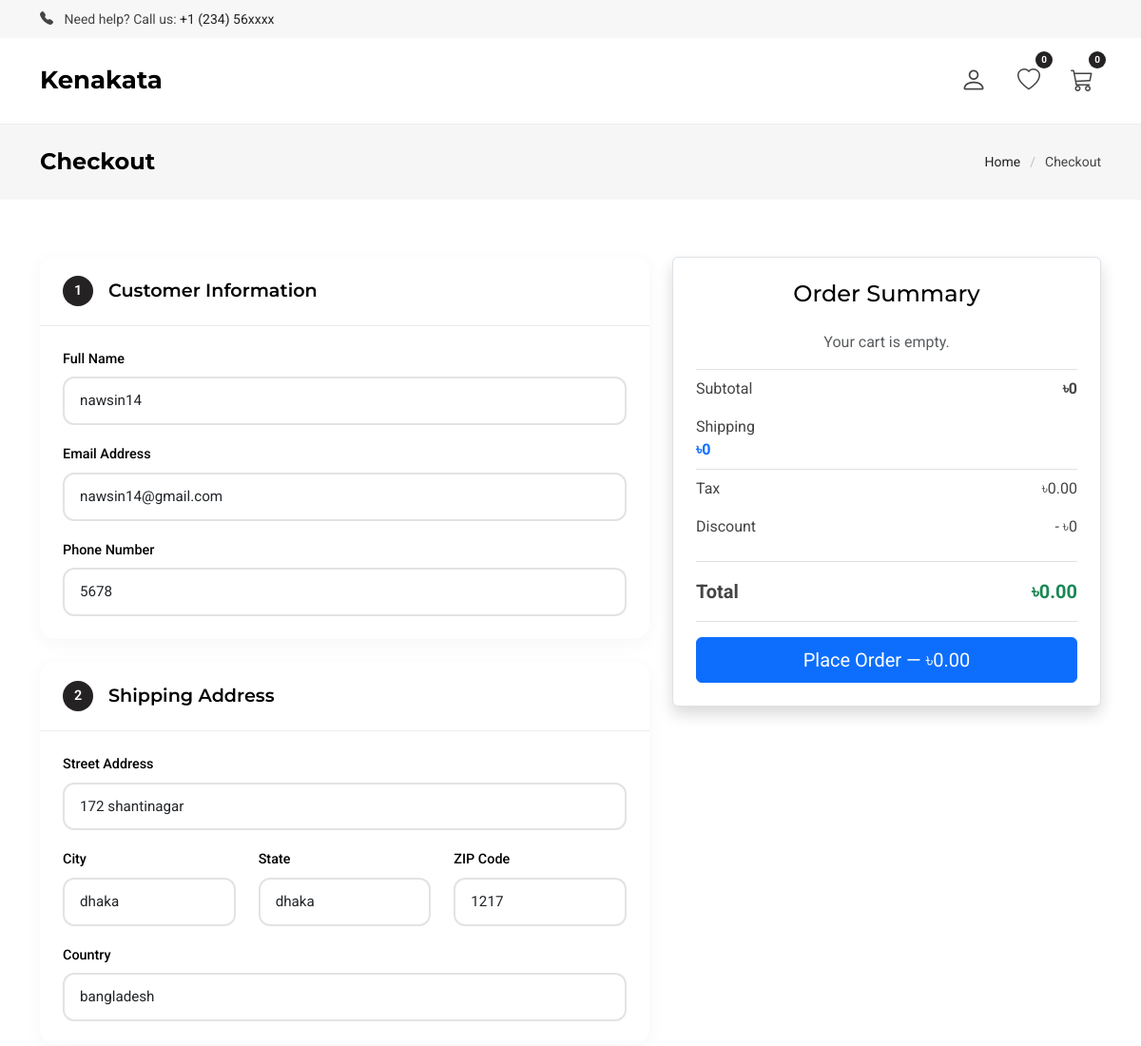
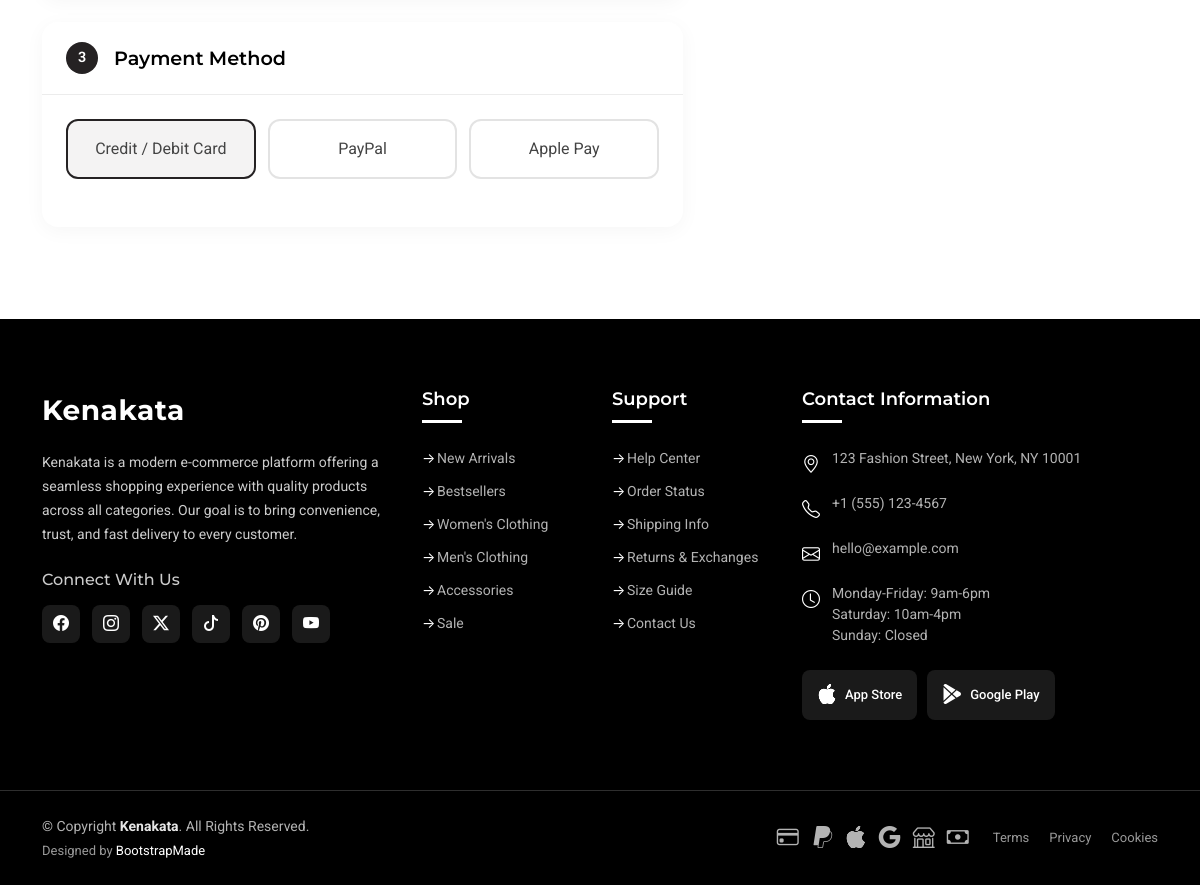
Screenshot of /checkout/ (signed in) with the database file from the repository (2 pictures, top to bottom).
### userauths/models.py (models this page shows, shortened)
class User(AbstractUser):
    email = models.EmailField(unique=True)
    username = models.CharField(max_length=100)
    bio = models.CharField(max_length=300)
    USERNAME_FIELD = "email"
    REQUIRED_FIELDS = ['username']

### core/models.py (models this page shows, shortened)
class Address(models.Model):
        user = models.ForeignKey(User, on_delete=models.CASCADE)
        title = models.CharField(max_length=50)
        address_line = models.TextField()
        city = models.CharField(max_length=100)
        state = models.CharField(max_length=100)
        postal_code = models.CharField(max_length=20)
        country = models.CharField(max_length=100)
        phone = models.CharField(max_length=20)
        is_default = models.BooleanField(default=False)

### userauths/views.py (the view)
# urls.py: path("checkout/", views.checkout, name="checkout"),
@login_required
def checkout(request):
    try:
        cart = Cart.objects.get(user=request.user)
    except Cart.DoesNotExist:
        cart = None
    cart_items = cart.items.all() if cart else []
    subtotal = sum(item.get_total() for item in cart_items)  # subtotal is Decimal
    shipping = Decimal(request.session.get("shipping", 0))
    tax = subtotal * Decimal("0.05")   # FIXED
    discount = Decimal("0")
    grand_total = subtotal + shipping + tax - discount
    default_address = Address.objects.filter(user=request.user, is_default=True).first()
    context = {
        "cart": cart,
        "cart_items": cart_items,
        "subtotal": subtotal,
        "tax": tax,
        "shipping": shipping,
        "discount": discount,
        "grand_total": grand_total,
        "default_address": default_address,
    }
    if request.session.get('buy_now'):
        del request.session['buy_now']
    return render(request, "checkout.html", context)

### core/context_processors.py (called while the page is built)
def cart_item_count(request):
    if request.user.is_authenticated:
        cart, created = Cart.objects.get_or_create(user=request.user)
        count = cart.items.aggregate(total=Sum('quantity'))['total'] or 0
    else:
        count = 0
    return {'cart_item_count': count}

### templates/checkout.html (shortened to what this page needs)
{% extends "partial/base.html" %}
{% load static %}
{% block content %}
<main class="main">
  <div class="page-title light-background">
    <div class="container d-lg-flex justify-content-between align-items-center">
      <h1 class="mb-2 mb-lg-0">Checkout</h1>
      <nav class="breadcrumbs">
        <ol>
          <li><a href="{% url 'home' %}">Home</a></li>
          <li class="current">Checkout</li>
        </ol>
      </nav>
    </div>
  </div>
  <section id="checkout" class="checkout section">
    <div class="container" data-aos="fade-up" data-aos-delay="100">
      <div class="row">
        <div class="col-lg-7">
          <div class="checkout-container" data-aos="fade-up">
            <form method="POST" action="{% url 'place_order' %}" class="checkout-form">
              <div class="checkout-section" id="customer-info">
                <div class="section-header">
                  <div class="section-number">1</div>
                  <h3>Customer Information</h3>
                </div>
                <div class="section-content">
                  <div class="form-group">
                    <label>Full Name</label>
                    <input type="text" class="form-control" value="{{ user.username }}" readonly>
                  </div>
                  <div class="form-group">
                    <label>Email Address</label>
                    <input type="email" class="form-control" value="{{ user.email }}" readonly>
                  </div>
                  {% if default_address %}
                  <div class="form-group">
                    <label>Phone Number</label>
                    <input type="text" class="form-control" value="{{ default_address.phone }}" readonly>
                  </div>
                </div>
              </div>
              <div class="checkout-section" id="shipping-address">
                <div class="section-header">
                  <div class="section-number">2</div>
                  <h3>Shipping Address</h3>
                </div>
                <div class="section-content">
                  <div class="form-group">
                    <label>Street Address</label>
                    <input type="text" class="form-control" value="{{ default_address.address_line }}" readonly>
                  </div>
                  <div class="row">
                    <div class="col-md-4 form-group">
                      <label>City</label>
                      <input type="text" class="form-control" value="{{ default_address.city }}" readonly>
                    </div>
                    <div class="col-md-4 form-group">
                      <label>State</label>
                      <input type="text" class="form-control" value="{{ default_address.state }}" readonly>
                    </div>
                    <div class="col-md-4 form-group">
                      <label>ZIP Code</label>
                      <input type="text" class="form-control" value="{{ default_address.postal_code }}" readonly>
                    </div>
                  </div>
                  <div class="form-group">
                    <label>Country</label>
                    <input type="text" class="form-control" value="{{ default_address.country }}" readonly>
                  </div>
                  {% else %}
                  <p class="text-danger">No default address found. Please add one.</p>
                  {% endif %}
                </div>
              </div>
              <div class="checkout-section" id="payment-method">
                <div class="section-header">
                  <div class="section-number">3</div>
                  <h3>Payment Method</h3>
                </div>
                <div class="section-content">
                  <div class="payment-options">
                    <div class="payment-option active">
                      <label>Credit / Debit Card</label>
                    </div>
                    <div class="payment-option">
                      <label>PayPal</label>
                    </div>
                    <div class="payment-option">
                      <label>Apple Pay</label>
                    </div>
                  </div>
                </div>
              </div>
            </form>
          </div>
        </div>
        <div class="col-lg-5 mt-4 mt-lg-0">
          <div class="cart-summary p-4 border rounded shadow bg-white" data-aos="fade-left">
            <h4 class="summary-title mb-4 text-center">Order Summary</h4>
            <div class="summary-cart-items mb-3">
              {% for item in cart_items %}
              <div class="border-bottom py-2">
                <div class="fw-bold">{{ item.product.title }}</div>
                <div class="d-flex justify-content-between small text-muted">
                  <span>Unit Price: ৳{{ item.product.price }}</span>
                  <span>Qty: {{ item.quantity }}</span>
                  <span>Total: <strong>৳{{ item.get_total }}</strong></span>
                </div>
              </div>
              {% empty %}
              <p class="text-center text-muted">Your cart is empty.</p>
              {% endfor %}
            </div>
            <div class="summary-item d-flex justify-content-between py-2 border-top">
              <span>Subtotal</span>
              <span class="fw-bold">৳{{ subtotal }}</span>
            </div>
            <div class="summary-item py-2">
              <span>Shipping</span>
              <br>
              <span class="fw-bold text-primary">৳{{ shipping }}</span>
            </div>
            <div class="summary-item d-flex justify-content-between py-2 border-top">
              <span>Tax</span>
              <span>৳{{ tax }}</span>
            </div>
            <div class="summary-item d-flex justify-content-between py-2">
              <span>Discount</span>
              <span>- ৳{{ discount }}</span>
            </div>
            <div class="summary-total d-flex justify-content-between py-3 border-top border-bottom mt-3">
              <span class="fs-5 fw-bold">Total</span>
              <span class="fs-5 fw-bold text-success">৳{{ grand_total |floatformat:2}}</span>
            </div>
            <form method="POST" action="{% url 'place_order' %}">
              <button class="btn btn-primary w-100 mt-3 py-2 fs-5">
                Place Order — ৳{{ grand_total|floatformat:2 }}
              </button>
            </form>
          </div>
        </div>
      </div>
    </div>
  </section>
</main>
{% endblock content %}

### rows the page displays
User: username "nawsin14", email "nawsin14@gmail.com"
Address: phone "5678", address_line "172 shantinagar", city "dhaka", state "dhaka", postal_code "1217", country "bangladesh"

### other values shown
{{ cart_item_count }} "0"
{{ subtotal }} "0"
{{ shipping }} "0"
{{ tax }} "0.00"
{{ discount }} "0"
{{ grand_total |floatformat:2 }} "0.00"
{{ grand_total|floatformat:2 }} "0.00"
